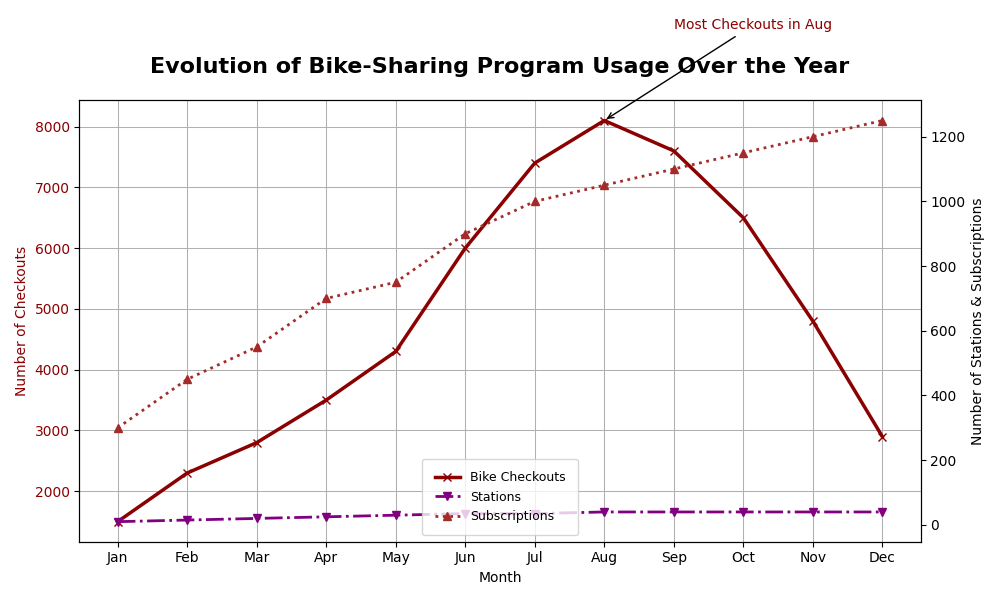

Write the Python code that produced this figure.
import matplotlib.pyplot as plt
import numpy as np

# Data for the bike-sharing program over one year (January to December)
months = np.array(['Jan', 'Feb', 'Mar', 'Apr', 'May', 'Jun', 'Jul', 'Aug', 'Sep', 'Oct', 'Nov', 'Dec'])
checkouts = np.array([1500, 2300, 2800, 3500, 4300, 6000, 7400, 8100, 7600, 6500, 4800, 2900])
stations = np.array([10, 15, 20, 25, 30, 35, 35, 40, 40, 40, 40, 40])
subscriptions = np.array([300, 450, 550, 700, 750, 900, 1000, 1050, 1100, 1150, 1200, 1250])

fig, ax1 = plt.subplots(figsize=(10, 6))

# Alterations: Changed line styles and markers for stylistic variance
ax1.plot(months, checkouts, color='darkred', linestyle='-', marker='x', linewidth=2.5, label='Bike Checkouts')
ax1.set_xlabel('Month')
ax1.set_ylabel('Number of Checkouts', color='darkred')
ax1.tick_params(axis='y', labelcolor='darkred')
ax1.set_title("Evolution of Bike-Sharing Program Usage Over the Year",
              fontsize=16, fontweight='bold', pad=20)

# Alternate representation for stations and subscriptions
ax2 = ax1.twinx()
ax2.plot(months, stations, color='purple', linestyle='-.', marker='v', linewidth=2, label='Stations')
ax2.plot(months, subscriptions, color='brown', linestyle=':', marker='^', linewidth=2, label='Subscriptions')
ax2.set_ylabel('Number of Stations & Subscriptions', color='black')
ax2.tick_params(axis='y', labelcolor='black')

# Change legend position and styling
lines1, labels1 = ax1.get_legend_handles_labels()
lines2, labels2 = ax2.get_legend_handles_labels()
ax2.legend(lines1 + lines2, labels1 + labels2, loc='lower center', fontsize=9, borderpad=1)

# Annotate with different style
max_checkouts_month = months[np.argmax(checkouts)]
max_checkouts_value = max(checkouts)
ax1.annotate(f'Most Checkouts in {max_checkouts_month}', 
             xy=(max_checkouts_month, max_checkouts_value), 
             xytext=(8, max_checkouts_value + 1500),
             arrowprops=dict(facecolor='darkred', arrowstyle='->'), fontsize=10, color='darkred')

# Adjust grid styling for clarity
ax1.grid(True, which='major', linestyle='-', linewidth=0.75)
ax2.grid(False)

plt.tight_layout()
plt.show()
